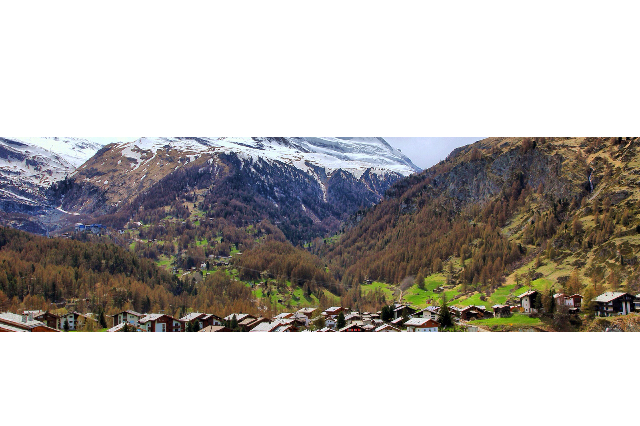
#> input picture PDI-WORK/ImgCentral.png, 640 x 426 px, given in place of the camera
$ python trabalho5.py
#> lines starting #> are read from the running program, lines starting #| are printed output that depends on the picture
# Processamento Digital de Imagem
# Aluno: Samuel Amico
# Matricula: 20180010181
# Trabalho 5 - Histogramas

import numpy as np
import cv2
import time
import scipy.ndimage as ndimage

capture = cv2.VideoCapture(0)

# captura uma imagem antiga - old
ret_old,img_old = capture.read()
#> img_old is the input picture: shape (426, 640, 3); mean B, G, R 177.6, 180.4, 183.8

b,g,r= cv2.split(img_old)
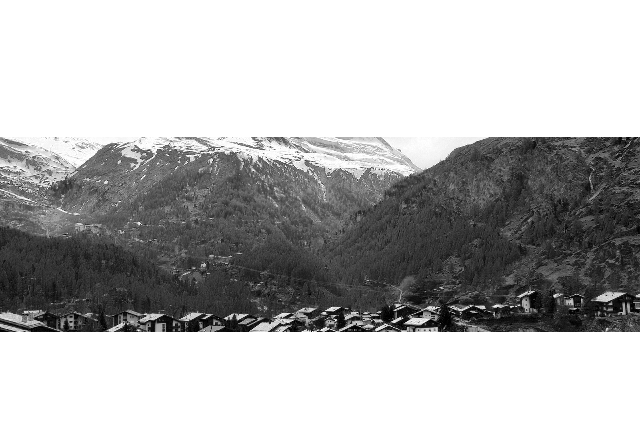
#> b: shape (426, 640); min 0, max 255, mean 177.6
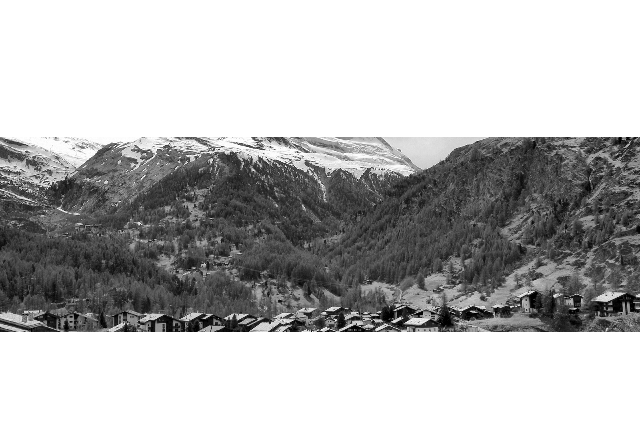
#> g: shape (426, 640); min 0, max 255, mean 180.4
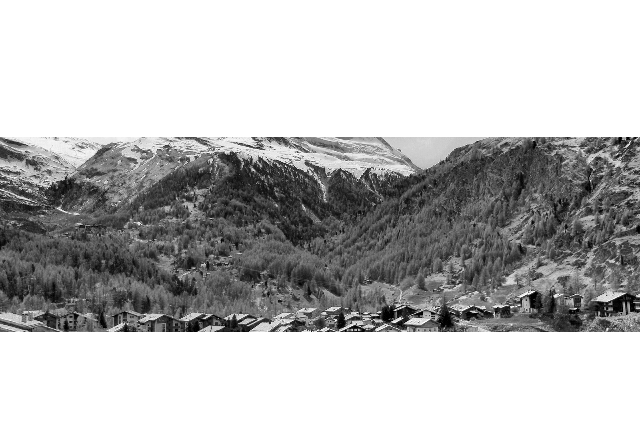
#> r: shape (426, 640); min 0, max 255, mean 183.8
# mude img_old por bgr_planes para testar depois

hist_size = 256
#> (the run stopped early here; a loop or call above may not have finished)

$ run again, on PDI-WORK/Imglur.png
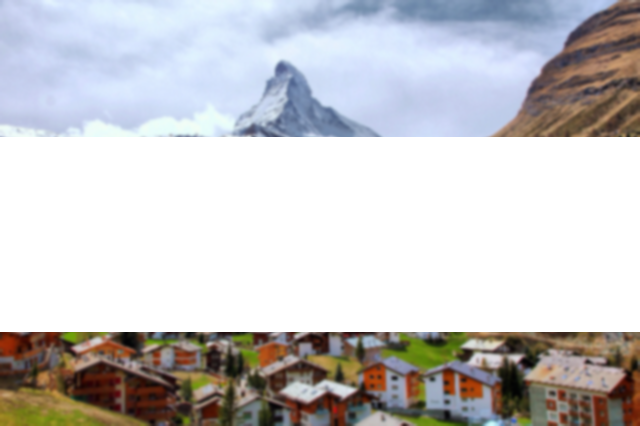
#> input picture PDI-WORK/Imglur.png, 640 x 426 px, given in place of the camera
#> img_old is the input picture: shape (426, 640, 3); mean B, G, R 201, 199.2, 200
#> `b,g,r= cv2.split(img_old)`:
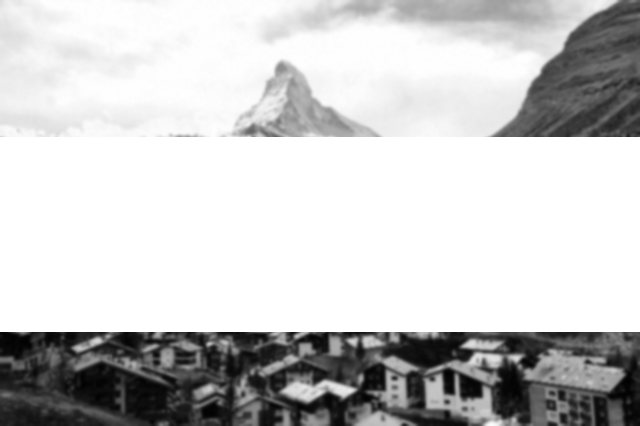
#> b: shape (426, 640); min 2, max 255, mean 201
#> `b,g,r= cv2.split(img_old)`:
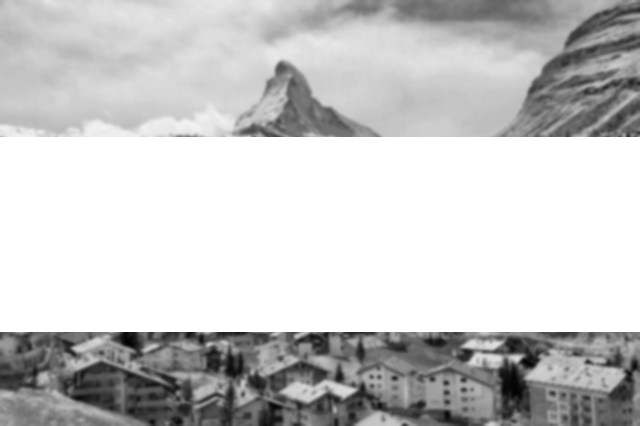
#> r: shape (426, 640); min 3, max 255, mean 200
